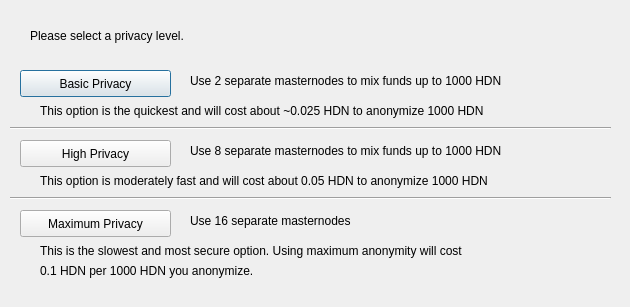
<?xml version="1.0" encoding="UTF-8"?>
<ui version="4.0">
 <class>DarksendConfig</class>
 <widget class="QDialog" name="DarksendConfig">
  <property name="geometry">
   <rect>
    <x>0</x>
    <y>0</y>
    <width>630</width>
    <height>307</height>
   </rect>
  </property>
  <property name="windowTitle">
   <string>Configure PrivateSend</string>
  </property>
  <widget class="QPushButton" name="buttonBasic">
   <property name="geometry">
    <rect>
     <x>20</x>
     <y>70</y>
     <width>151</width>
     <height>27</height>
    </rect>
   </property>
   <property name="text">
    <string>Basic Privacy</string>
   </property>
  </widget>
  <widget class="QPushButton" name="buttonHigh">
   <property name="geometry">
    <rect>
     <x>20</x>
     <y>140</y>
     <width>151</width>
     <height>27</height>
    </rect>
   </property>
   <property name="text">
    <string>High Privacy</string>
   </property>
  </widget>
  <widget class="QPushButton" name="buttonMax">
   <property name="geometry">
    <rect>
     <x>20</x>
     <y>210</y>
     <width>151</width>
     <height>27</height>
    </rect>
   </property>
   <property name="text">
    <string>Maximum Privacy</string>
   </property>
  </widget>
  <widget class="QLabel" name="label">
   <property name="geometry">
    <rect>
     <x>30</x>
     <y>20</y>
     <width>571</width>
     <height>31</height>
    </rect>
   </property>
   <property name="text">
    <string>Please select a privacy level.</string>
   </property>
  </widget>
  <widget class="QLabel" name="label_2">
   <property name="geometry">
    <rect>
     <x>190</x>
     <y>70</y>
     <width>421</width>
     <height>21</height>
    </rect>
   </property>
   <property name="text">
    <string>Use 2 separate masternodes to mix funds up to 1000 HDN</string>
   </property>
  </widget>
  <widget class="QLabel" name="label_3">
   <property name="geometry">
    <rect>
     <x>190</x>
     <y>140</y>
     <width>411</width>
     <height>21</height>
    </rect>
   </property>
   <property name="text">
    <string>Use 8 separate masternodes to mix funds up to 1000 HDN</string>
   </property>
  </widget>
  <widget class="QLabel" name="label_4">
   <property name="geometry">
    <rect>
     <x>190</x>
     <y>210</y>
     <width>421</width>
     <height>21</height>
    </rect>
   </property>
   <property name="text">
    <string>Use 16 separate masternodes</string>
   </property>
  </widget>
  <widget class="QLabel" name="label_6">
   <property name="geometry">
    <rect>
     <x>40</x>
     <y>100</y>
     <width>561</width>
     <height>21</height>
    </rect>
   </property>
   <property name="text">
    <string>This option is the quickest and will cost about ~0.025 HDN to anonymize 1000 HDN</string>
   </property>
  </widget>
  <widget class="QLabel" name="label_7">
   <property name="geometry">
    <rect>
     <x>40</x>
     <y>170</y>
     <width>561</width>
     <height>21</height>
    </rect>
   </property>
   <property name="text">
    <string>This option is moderately fast and will cost about 0.05 HDN to anonymize 1000 HDN</string>
   </property>
  </widget>
  <widget class="QLabel" name="label_8">
   <property name="geometry">
    <rect>
     <x>40</x>
     <y>240</y>
     <width>561</width>
     <height>21</height>
    </rect>
   </property>
   <property name="text">
    <string>This is the slowest and most secure option. Using maximum anonymity will cost</string>
   </property>
  </widget>
  <widget class="QLabel" name="label_9">
   <property name="geometry">
    <rect>
     <x>40</x>
     <y>260</y>
     <width>561</width>
     <height>21</height>
    </rect>
   </property>
   <property name="text">
    <string>0.1 HDN per 1000 HDN you anonymize.</string>
   </property>
  </widget>
  <widget class="Line" name="line">
   <property name="geometry">
    <rect>
     <x>10</x>
     <y>120</y>
     <width>601</width>
     <height>16</height>
    </rect>
   </property>
   <property name="orientation">
    <enum>Qt::Horizontal</enum>
   </property>
  </widget>
  <widget class="Line" name="line_2">
   <property name="geometry">
    <rect>
     <x>10</x>
     <y>190</y>
     <width>601</width>
     <height>16</height>
    </rect>
   </property>
   <property name="orientation">
    <enum>Qt::Horizontal</enum>
   </property>
  </widget>
 </widget>
 <resources/>
 <connections/>
</ui>
